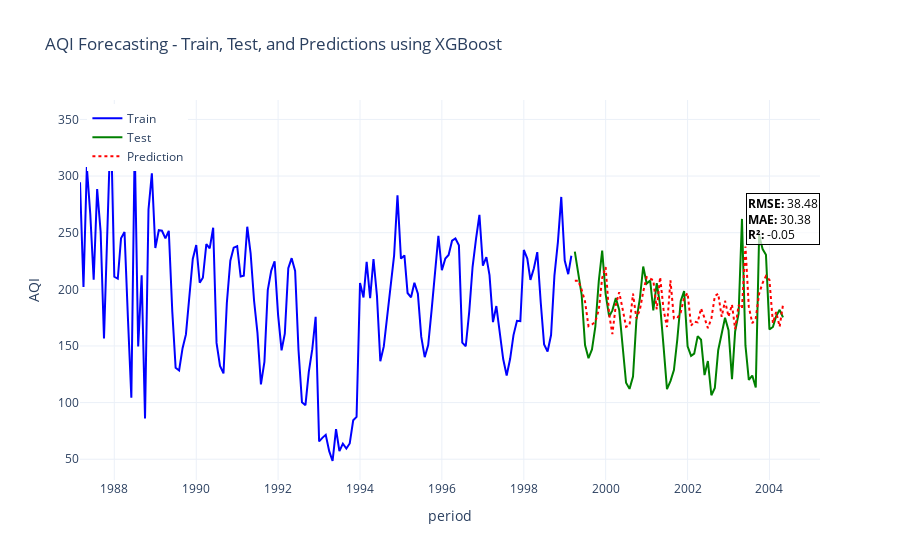

Write notebook code for a chart like this one.
### Code cell
import pandas as pd
import numpy as np
from sklearn.model_selection import GridSearchCV, KFold
from sklearn.metrics import mean_squared_error, mean_absolute_error, r2_score
from sklearn.preprocessing import MinMaxScaler
from xgboost import XGBRegressor
import plotly.graph_objects as go
import joblib

# Load the training data
data = pd.read_csv('AQI_trainlog1p.csv', index_col=0)
data = data[['so2', 'no2', 'spm', 'rspm', 'AQI']]

# Reset index to get 'period' as a column if it's in the index
if 'period' not in data.columns:
    data.reset_index(inplace=True)
    data.rename(columns={'index': 'period'}, inplace=True)

# Ensure the date column is in datetime format
data['period'] = pd.to_datetime(data['period'], format='%Y-%m')

# Create lag features (add lagged features for 1 to 5 previous time steps)
for lag in range(1, 3):  # Create lag features for 1 to 5 previous time steps
    data[f'AQI_lag_{lag}'] = data['AQI'].shift(lag)

# Drop rows with NaN values due to lagging
data = data.dropna()

# Features and target
features = [f'AQI_lag_{lag}' for lag in range(1, 3)]  # Use lagged AQI features (lag_1 to lag_5)
X = data[features]
y = data['AQI']

# Train-test split (use the last 30% of data as the test set)
train_size = int(len(data) * 0.7)
X_train, X_test = X[:train_size], X[train_size:]
y_train, y_test = y[:train_size], y[train_size:]

# Scale the features using MinMaxScaler
scaler = MinMaxScaler()
X_train_scaled = scaler.fit_transform(X_train)
X_test_scaled = scaler.transform(X_test)

# Save the scaler
scaler_path = '../results/minmax_scaler.pkl'
joblib.dump(scaler, scaler_path)
print(f"Scaler saved to {scaler_path}")

# Define the model
model = XGBRegressor(random_state=42)

# Define parameter grid for hyperparameter tuning
param_grid = {
    'n_estimators': [100, 200, 300, 500],  # Number of trees
    'learning_rate': [0.1, 0.01, 0.05],  # Learning rate
    'max_depth': [5, 6, 7, 8, 9],  # Depth of each tree
    'subsample': [0.8],  # Fraction of samples to use
    'colsample_bytree': [1.0],  # Fraction of features to use
}

# Create a KFold instance without shuffling
kfold = KFold(n_splits=10, shuffle=False)

# Setup GridSearchCV with KFold
grid_search = GridSearchCV(
    estimator=model,
    param_grid=param_grid,
    cv=kfold,  # Use KFold with no shuffle
    scoring='neg_mean_squared_error',
    verbose=1,
    n_jobs=-1
)

# Fit the model
grid_search.fit(X_train_scaled, y_train)

# Get the best parameters and model
best_params = grid_search.best_params_
best_model = grid_search.best_estimator_

# Save the best model
model_path = '../results/xgboost-model.json'
best_model.save_model(model_path)
print(f"Model saved to {model_path}")

# Predictions on the test set
y_pred = best_model.predict(X_test_scaled)

# Evaluation Metrics
rmse = np.sqrt(mean_squared_error(y_test, y_pred))
mae = mean_absolute_error(y_test, y_pred)
r2 = r2_score(y_test, y_pred)

print(f"Best Parameters: {best_params}")
print(f"RMSE on test set(XGBoost): {rmse}")
print(f"MAE on test set(XGBoost): {mae}")
print(f"R² on test set(XGBoost): {r2}")

# Create a Plotly Figure
fig = go.Figure()

# Add train data
fig.add_trace(go.Scatter(x=data['period'][:train_size], y=y_train,
                         mode='lines', name='Train',
                         line=dict(color='blue')))

# Add test data
fig.add_trace(go.Scatter(x=data['period'][train_size:], y=y_test,
                         mode='lines', name='Test',
                         line=dict(color='green')))

# Add predictions
fig.add_trace(go.Scatter(x=data['period'][train_size:], y=y_pred,
                         mode='lines', name='Prediction',
                         line=dict(color='red', dash='dot')))

# Update layout
fig.update_layout(
    title='AQI Forecasting - Train, Test, and Predictions using XGBoost',
    xaxis_title='period',
    yaxis_title='AQI',
    legend=dict(x=0.01, y=0.99),
    template='plotly_white'
)

# Show metrics in the plot
fig.add_annotation(
    x=data['period'].iloc[-1],
    y=max(y_test),
    text=f"<b>RMSE:</b> {rmse:.2f}<br><b>MAE:</b> {mae:.2f}<br><b>R²:</b> {r2:.2f}",
    showarrow=False,
    font=dict(size=12, color="black"),
    align="left",
    bgcolor="rgba(255,255,255,0.7)",
    bordercolor="black",
    borderwidth=1
)

# Show the plot
fig.show()

### Figure 1 — Plotly figure (JSON) as saved in the notebook; plotly's stock layout.template omitted (floating-point values rounded to 4 significant figures; data arrays with more than 128 entries replaced by an {"elided": "..."} marker saying what was removed)
{"data": [{"line": {"color": "blue"}, "mode": "lines", "name": "Train", "type": "scatter", "x": {"elided": "143 str values"}, "y": {"elided": "143 float values"}}, {"line": {"color": "green"}, "mode": "lines", "name": "Test", "type": "scatter", "x": ["1999-04-01T00:00:00", "1999-05-01T00:00:00", "1999-06-01T00:00:00", "1999-07-01T00:00:00", "1999-08-01T00:00:00", "1999-09-01T00:00:00", "1999-10-01T00:00:00", "1999-11-01T00:00:00", "1999-12-01T00:00:00", "2000-01-01T00:00:00", "2000-02-01T00:00:00", "2000-03-01T00:00:00", "2000-04-01T00:00:00", "2000-05-01T00:00:00", "2000-06-01T00:00:00", "2000-07-01T00:00:00", "2000-08-01T00:00:00", "2000-09-01T00:00:00", "2000-10-01T00:00:00", "2000-11-01T00:00:00", "2000-12-01T00:00:00", "2001-01-01T00:00:00", "2001-02-01T00:00:00", "2001-03-01T00:00:00", "2001-04-01T00:00:00", "2001-05-01T00:00:00", "2001-06-01T00:00:00", "2001-07-01T00:00:00", "2001-08-01T00:00:00", "2001-09-01T00:00:00", "2001-10-01T00:00:00", "2001-11-01T00:00:00", "2001-12-01T00:00:00", "2002-01-01T00:00:00", "2002-02-01T00:00:00", "2002-03-01T00:00:00", "2002-04-01T00:00:00", "2002-05-01T00:00:00", "2002-06-01T00:00:00", "2002-07-01T00:00:00", "2002-08-01T00:00:00", "2002-09-01T00:00:00", "2002-10-01T00:00:00", "2002-11-01T00:00:00", "2002-12-01T00:00:00", "2003-01-01T00:00:00", "2003-02-01T00:00:00", "2003-03-01T00:00:00", "2003-04-01T00:00:00", "2003-05-01T00:00:00", "2003-06-01T00:00:00", "2003-07-01T00:00:00", "2003-08-01T00:00:00", "2003-09-01T00:00:00", "2003-10-01T00:00:00", "2003-11-01T00:00:00", "2003-12-01T00:00:00", "2004-01-01T00:00:00", "2004-02-01T00:00:00", "2004-03-01T00:00:00", "2004-04-01T00:00:00", "2004-05-01T00:00:00"], "y": [233.2, 214.3, 195.2, 150.8, 139.2, 147.0, 167.0, 207.5, 234.2, 195.8, 176.1, 181.4, 192.3, 181.8, 151.2, 117.5, 112.1, 123.1, 172.6, 191.7, 220.2, 205.1, 207.8, 181.4, 205.5, 185.9, 149.0, 111.9, 119.0, 128.7, 155.6, 189.7, 198.5, 149.7, 141.3, 143.2, 158.7, 155.5, 124.3, 136.6, 106.5, 113.0, 146.2, 160.9, 174.9, 163.9, 120.7, 162.8, 178.5, 262.2, 150.5, 120.0, 123.9, 113.3, 247.8, 235.6, 230.4, 164.7, 166.8, 176.3, 181.9, 175.3]}, {"line": {"color": "red", "dash": "dot"}, "mode": "lines", "name": "Prediction", "type": "scatter", "x": ["1999-04-01T00:00:00", "1999-05-01T00:00:00", "1999-06-01T00:00:00", "1999-07-01T00:00:00", "1999-08-01T00:00:00", "1999-09-01T00:00:00", "1999-10-01T00:00:00", "1999-11-01T00:00:00", "1999-12-01T00:00:00", "2000-01-01T00:00:00", "2000-02-01T00:00:00", "2000-03-01T00:00:00", "2000-04-01T00:00:00", "2000-05-01T00:00:00", "2000-06-01T00:00:00", "2000-07-01T00:00:00", "2000-08-01T00:00:00", "2000-09-01T00:00:00", "2000-10-01T00:00:00", "2000-11-01T00:00:00", "2000-12-01T00:00:00", "2001-01-01T00:00:00", "2001-02-01T00:00:00", "2001-03-01T00:00:00", "2001-04-01T00:00:00", "2001-05-01T00:00:00", "2001-06-01T00:00:00", "2001-07-01T00:00:00", "2001-08-01T00:00:00", "2001-09-01T00:00:00", "2001-10-01T00:00:00", "2001-11-01T00:00:00", "2001-12-01T00:00:00", "2002-01-01T00:00:00", "2002-02-01T00:00:00", "2002-03-01T00:00:00", "2002-04-01T00:00:00", "2002-05-01T00:00:00", "2002-06-01T00:00:00", "2002-07-01T00:00:00", "2002-08-01T00:00:00", "2002-09-01T00:00:00", "2002-10-01T00:00:00", "2002-11-01T00:00:00", "2002-12-01T00:00:00", "2003-01-01T00:00:00", "2003-02-01T00:00:00", "2003-03-01T00:00:00", "2003-04-01T00:00:00", "2003-05-01T00:00:00", "2003-06-01T00:00:00", "2003-07-01T00:00:00", "2003-08-01T00:00:00", "2003-09-01T00:00:00", "2003-10-01T00:00:00", "2003-11-01T00:00:00", "2003-12-01T00:00:00", "2004-01-01T00:00:00", "2004-02-01T00:00:00", "2004-03-01T00:00:00", "2004-04-01T00:00:00", "2004-05-01T00:00:00"], "y": [207.5, 207.6, 199.6, 189.3, 167.4, 169.0, 171.3, 182.0, 210.1, 219.6, 178.0, 160.5, 186.3, 197.4, 182.3, 167.0, 168.3, 196.1, 174.4, 181.7, 197.8, 210.8, 209.3, 208.1, 182.4, 210.8, 181.8, 166.8, 208.0, 174.4, 174.6, 179.6, 192.7, 196.7, 167.9, 171.5, 170.8, 183.2, 174.7, 165.8, 174.1, 194.1, 196.1, 175.7, 189.9, 175.9, 186.5, 165.0, 186.1, 183.1, 237.8, 184.7, 170.1, 174.4, 196.1, 205.6, 211.8, 208.3, 170.2, 180.0, 167.0, 186.3]}], "layout": {"annotations": [{"align": "left", "bgcolor": "rgba(255,255,255,0.7)", "bordercolor": "black", "borderwidth": 1, "font": {"color": "black", "size": 12}, "showarrow": false, "text": "<b>RMSE:</b> 38.48<br><b>MAE:</b> 30.38<br><b>R²:</b> -0.05", "x": "2004-05-01T00:00:00", "y": 262.2}], "legend": {"x": 0.01, "y": 0.99}, "title": {"text": "AQI Forecasting - Train, Test, and Predictions using XGBoost"}, "xaxis": {"title": {"text": "period"}}, "yaxis": {"title": {"text": "AQI"}}}}
